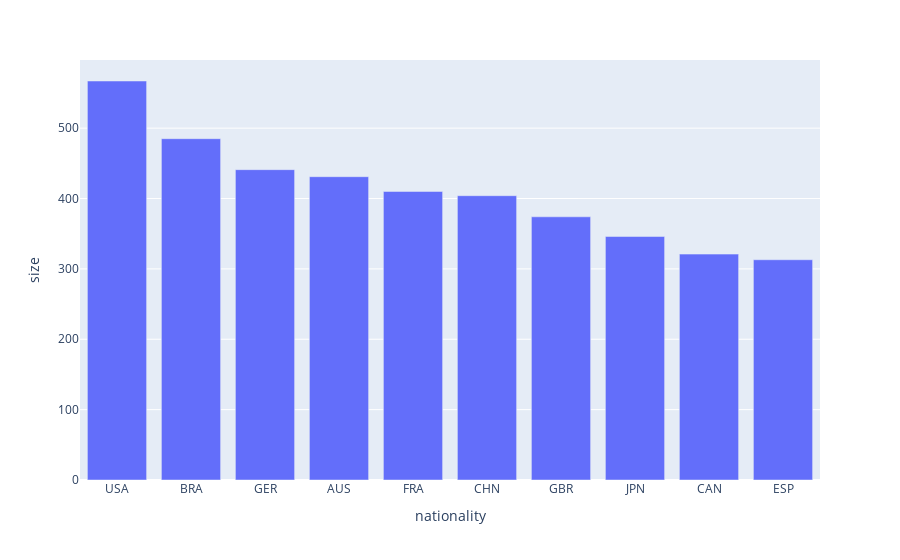

The code cell stored with this chart in its notebook:
### Code cell
fig = px.bar(df_top10, x='nationality', y='size')
fig.show()

### Figure 1 — Plotly figure (JSON) as saved in the notebook; plotly's stock layout.template omitted (floating-point values rounded to 4 significant figures)
{"data": [{"alignmentgroup": "True", "hovertemplate": "nationality=%{x}<br>size=%{y}<extra></extra>", "legendgroup": "", "marker": {"color": "#636efa", "pattern": {"shape": ""}}, "name": "", "offsetgroup": "", "orientation": "v", "showlegend": false, "textposition": "auto", "type": "bar", "x": ["USA", "BRA", "GER", "AUS", "FRA", "CHN", "GBR", "JPN", "CAN", "ESP"], "xaxis": "x", "y": [567, 485, 441, 431, 410, 404, 374, 346, 321, 313], "yaxis": "y"}], "layout": {"barmode": "relative", "legend": {"tracegroupgap": 0}, "margin": {"t": 60}, "xaxis": {"anchor": "y", "domain": [0, 1], "title": {"text": "nationality"}}, "yaxis": {"anchor": "x", "domain": [0, 1], "title": {"text": "size"}}}}
